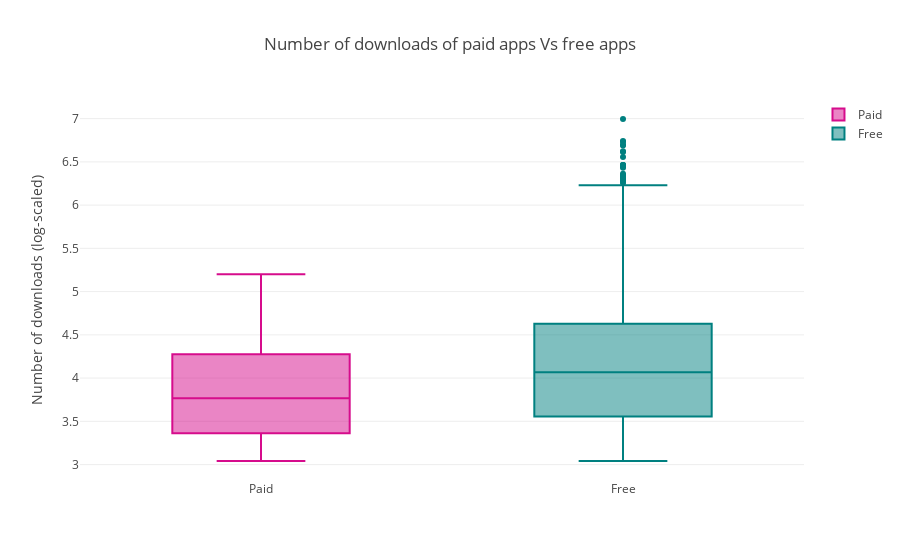

This figure's notebook cell:
### Code cell
trace0 = go.Box(
    y=np.log10(df['Rating_num'][df.Type=='Paid']),
    name = 'Paid',
    marker = dict(
        color = 'rgb(214, 12, 140)',
    )

)
trace1 = go.Box(
    y=np.log10(df['Rating_num'][df.Type=='Free']),
    name = 'Free',
    marker = dict(
        color = 'rgb(0, 128, 128)',
    )
)
layout = go.Layout(
    title = "Number of downloads of paid apps Vs free apps",
    yaxis= {'title': 'Number of downloads (log-scaled)'}
)
data = [trace0, trace1]
plotly.offline.iplot({'data': data, 'layout': layout})

### Figure 1 — Plotly figure (JSON) as saved in the notebook; plotly's stock layout.template omitted (floating-point values rounded to 4 significant figures; data arrays with more than 128 entries replaced by an {"elided": "..."} marker saying what was removed)
{"data": [{"marker": {"color": "rgb(214, 12, 140)"}, "name": "Paid", "type": "box", "uid": "d2a6b692-a40a-484b-956b-69720ece1481", "y": [3.322, 3.204, 3.934, 3.964, 3.255, 3.778, 3.544, 3.301, 3.301, 3.477, 4.462, 4.607, 3.398, 3.924, 4.667, 4.215, 4.121, 4.815, 4.365, 3.681, 3.799, 3.663, 3.301, 5.12, 4.21, 3.041, 5.2, 4.21, 3.663, 4.575, 5.103, 4.892, 4.857, 3.114, 3.633, 3.398, 4.865, 3.041, 4.1, 4.461, 3.568, 3.301, 3.301, 3.415, 3.568, 3.204, 4.193, 4.828, 3.881, 3.748, 3.114, 3.903, 3.342, 3.633, 3.23, 4.217, 3.279, 3.756, 4.465, 3.82, 3.556, 3.38, 4.336, 4.207]}, {"marker": {"color": "rgb(0, 128, 128)"}, "name": "Free", "type": "box", "uid": "04fb0f20-e22d-499d-a4a9-5b20a3b489dc", "y": {"elided": "3144 float values"}}], "layout": {"title": {"text": "Number of downloads of paid apps Vs free apps"}, "yaxis": {"title": {"text": "Number of downloads (log-scaled)"}}}}
